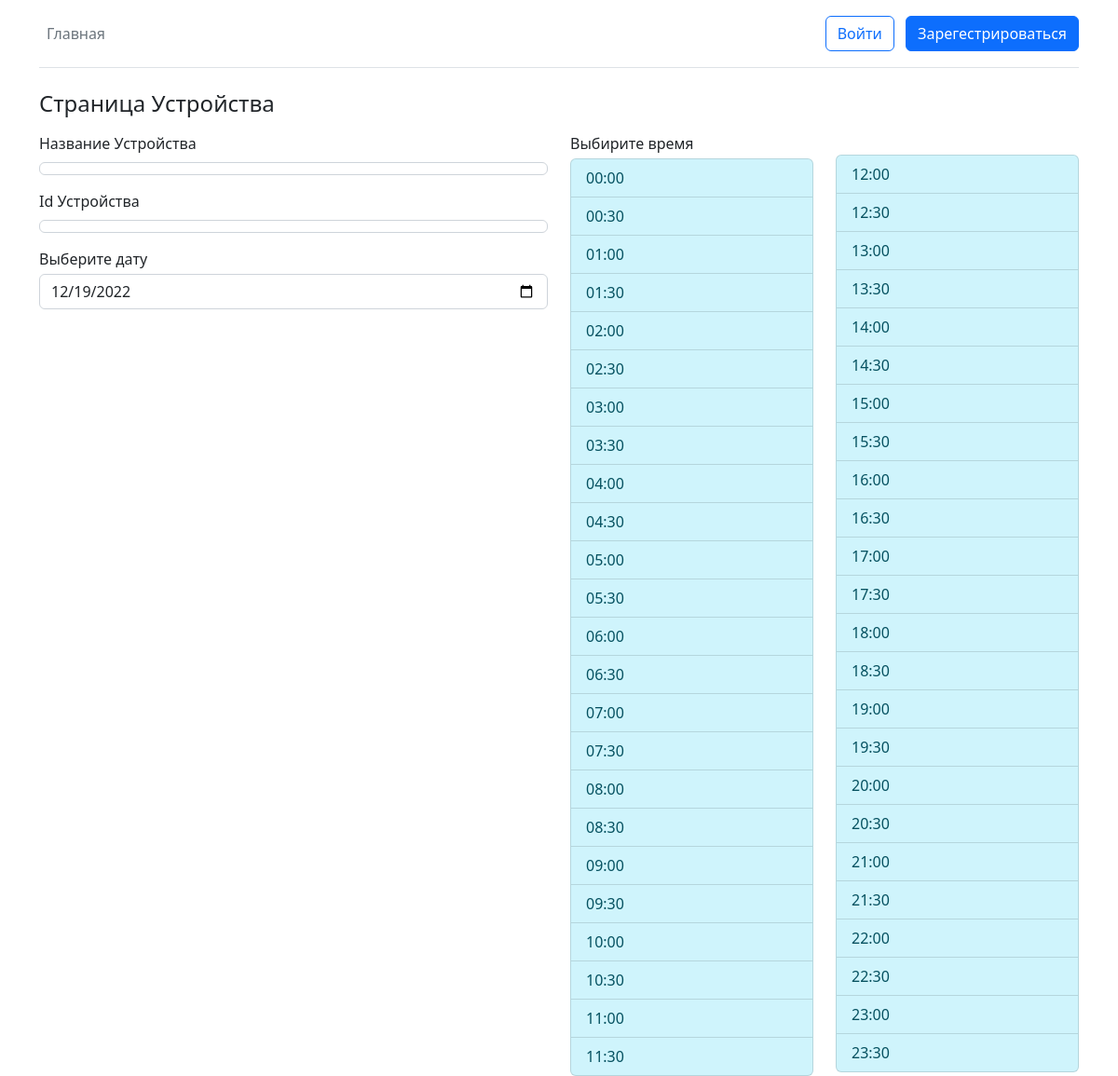
The app's page /device?id=2, older data.
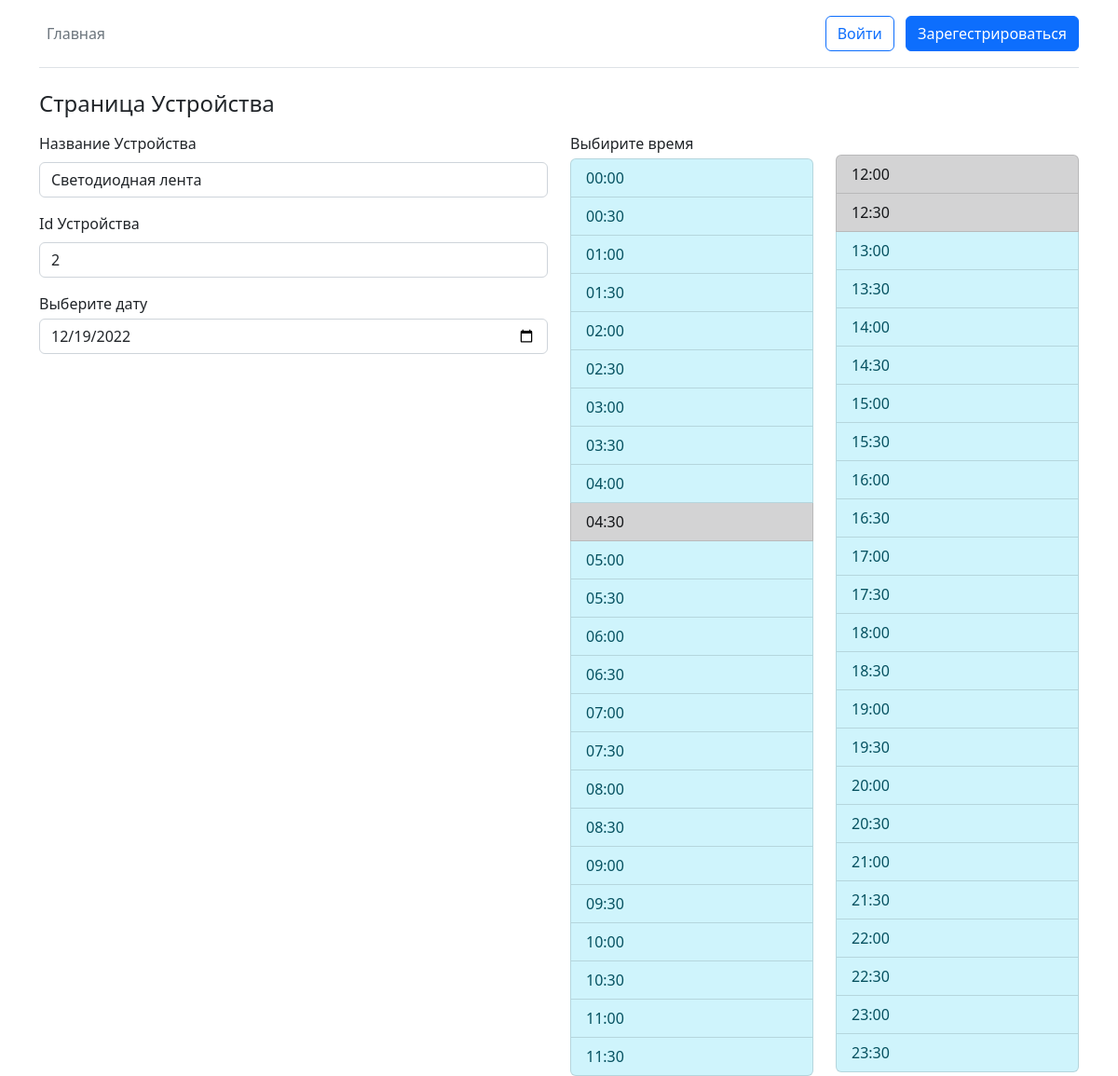
The same page, newer data.
### flaskr/data_base/models.py (models this page shows)
class Device(db.Model):
    id = db.Column(db.Integer , primary_key = True)
    uid = db.Column(db.Integer , nullable = False)
    title = db.Column(db.String(50) ,nullable = False)
    description = db.Column(db.String(200) ,nullable = True)

### flaskr/handlers/devices/device.py (the view)
@app.route("/device", methods=["POST", "GET"])
def device():
    id = int(request.args["id"])
    device = dBase.getDeviceById(id)
    time = datetime(year=2022, month=1, day=1, hour=0, minute=0)
    timeInfo = []
    for i in range(0, 24 * 2):
        timeInfo.append({
            "time": time.strftime("%H:%M"),
            "status": "avalible"
        })
        time += timedelta(minutes=30)
    operations = dBase.getItemOperationsHistory(id)
    for r in operations:
        startIndex = r.startTime
        startIndex = (startIndex.hour * 60 + startIndex.minute) // 30
        endIndex = r.endTime
        endIndex = (endIndex.hour * 60 + endIndex.minute) // 30
        for i in range(startIndex, endIndex):
            timeInfo[i]["status"] = "unavalible"
    print(timeInfo)
    return render_template("devices/device.html",  timeInfo=timeInfo, device=device)

### flaskr/data_base/FDataBase.py (called while the page is built)
    def getDeviceById(self, id: int) -> Device:
        return db.session.query(Device).get(id)

    def getItemOperationsHistory(self, deviceId: int) -> list[Operation]:
        return list(db.session.query(Operation).where(Operation.deviceId == deviceId))

### flaskr/templates/devices/device.html (shortened to what this page needs)
{% extends "base.html" %}
{% block body %}
<div class="container mt-3">
	<h4 class="mb-3">Cтраница Устройства</h4>
	<div class="row">
		<div class="col-6">
			<label class="form-label">Название Устройства</label>
			<p type="text" class="form-control" name="Title" required="">{{ device.title }}</p>
			<label class="form-label">Id Устройства</label>
			<p type="text" class="form-control" name="Title" required="">{{ device.id }}</p>
			<label for="bookingDate" class="mb-1">Выберите дату</label>
			<input id="bookingDate" class="form-control" type="date" onchange="bookingDateChange()" />
		</div>
		<div class="col-6 container">
			<div class="row">
				<div class="col-6">
					<label for="timePickerList" class="mb-1">Выбирите время</label>
					<div class="list-group" id="timePickerList">
						{% for time in timeInfo[:timeInfo.__len__() // 2] %}
						{% if time["status"] == "avalible" %}
						<button href="#" class="list-group-item list-group-item-action list-group-item-info"
							data-bs-toggle="modal" data-bs-target="#exampleModal" data-bs-whatever={{ time.time }}>{{
							time.time }}</button>
						{% else %}
						<button href="#" class="list-group-item list-group-item-action   list-group-item-dark">{{
							time.time }}</button>
						{% endif %}
						{% endfor %}
					</div>
				</div>
				<div class="col-6">
					<div class="list-group" id="timePickerList">
						{% for time in timeInfo[timeInfo.__len__() // 2: ] %}
						{% if time["status"] == "avalible" %}
						<button href="#" class="list-group-item list-group-item-action list-group-item-info"
							data-bs-toggle="modal" data-bs-target="#exampleModal" data-bs-whatever={{ time.time }}>{{
							time.time }}</button>
						{% else %}
						<button href="#" class="list-group-item list-group-item-action  list-group-item-dark">{{
							time.time }}</button>
						{% endif %}
						{% endfor %}
					</div>
				</div>
			</div>
		</div>
	</div>
</div>
{% endblock body %}

### flaskr/templates/base.html (shortened to what this page needs)
<!DOCTYPE html>
<head>
    <link href="https://cdn.jsdelivr.net/npm/bootstrap@5.2.1/dist/css/bootstrap.min.css" rel="stylesheet"
 />
</head>
<body>
    <div class="container">
        <header
            class="d-flex flex-wrap align-items-center justify-content-center justify-content-md-between py-3 mb-4 border-bottom">
            <ul class="nav col-12 col-md-auto mb-2 justify-content-center mb-md-0">
                <li>
                    <a class="nav-link px-2 link-secondary" href={{ url_for('index') }}>Главная</a>
                </li>
            </ul>
            {% if current_user.is_authenticated %}
            <div class="nav-item dropdown">
                <a class="nav-link dropdown-toggle" href="#" data-bs-toggle="dropdown" aria-expanded="false">{{
                    current_user.get_name() }}</a>
                <ul class="dropdown-menu">
                    <li>
                    </li>
                    <li>
                        <a class="dropdown-item" href={{ url_for('logout') }}>Выйти </a>
                    </li>
                </ul>
            </div>
            {% else %}
            <div class="col-md-3 text-end">
                <a type="button" class="btn btn-outline-primary me-2" href={{ url_for('login') }}>Войти</a>
                <a type="button" class="btn btn-primary" href={{ url_for('signup') }}>Зарегестрироваться</a>
            </div>
            {% endif %}
        </header>
    </div>
    {% block body %}
    {% endblock body %}
</body>

Row changes from the older to the newer data that the page shows:
added Device: title "Светодиодная лента", id "2"
Text that changed along with them:
list line gone: "04:30"
new list line: "04:30"
list line gone: "12:00"
new list line: "12:00"
list line gone: "12:30"
new list line: "12:30"
